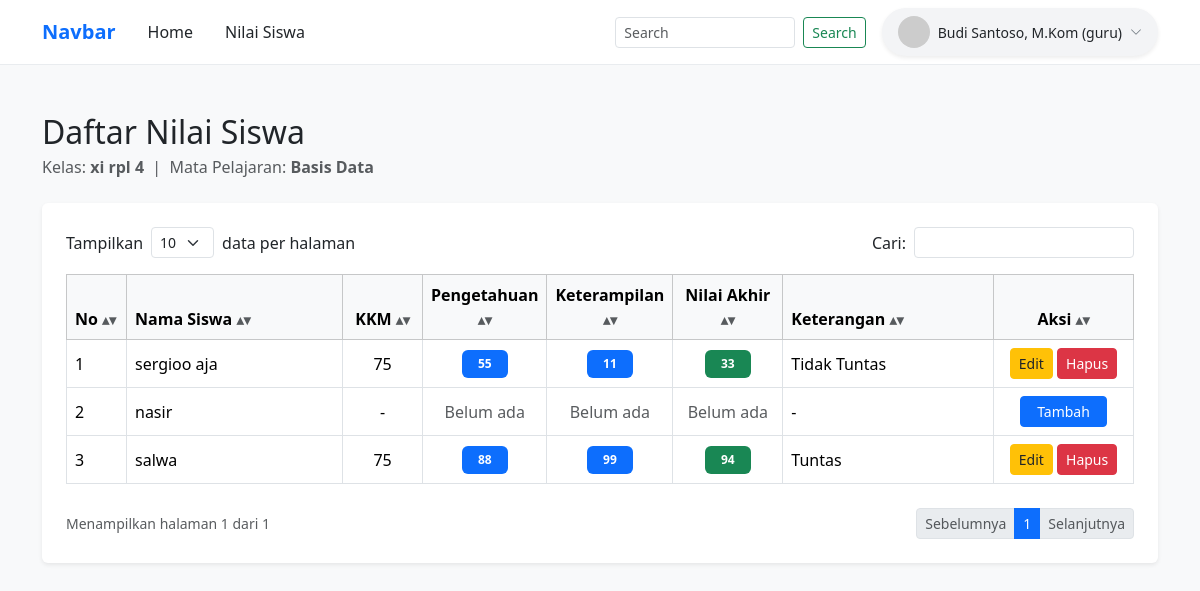
Screenshot of /daftar_nilai.php?kelas=xi+rpl+4&mapel_id=3 (signed in) with the database file from the repository.
### tables this page shows
CREATE TABLE `mapel` (
  `id` int(11) NOT NULL,
  `kode_mapel` varchar(10) NOT NULL,
  `nama_mapel` varchar(100) NOT NULL,
  `guru_id` int(11) DEFAULT NULL
);

CREATE TABLE `siswa` (
  `id` int(11) NOT NULL,
  `nis` varchar(10) NOT NULL,
  `nama` varchar(100) NOT NULL,
  `kelas` varchar(10) NOT NULL,
  `jenis_kelamin` enum('L','P') NOT NULL,
  `user_id` int(11) DEFAULT NULL
);

CREATE TABLE `nilai_rapor` (
  `id` int(11) NOT NULL,
  `siswa_id` int(11) NOT NULL,
  `mapel_id` int(11) NOT NULL,
  `nilai_kkm` int(11) DEFAULT 75,
  `nilai_pengetahuan` int(11) DEFAULT NULL,
  `nilai_keterampilan` int(11) DEFAULT NULL,
  `Keterangan` varchar(50) DEFAULT NULL
);

### daftar_nilai.php (the view, shortened to what this page needs)
<?php
require_once 'koneksi.php';
$kelas = $_GET['kelas'] ?? 'XII RPL 1';
$mapel_id = $_GET['mapel_id'] ?? 1;
$cari = $_GET['cari'] ?? '';
try {
    $stmtMapel = mysqli_prepare($koneksi, "SELECT nama_mapel FROM mapel WHERE id = ?");
    mysqli_stmt_bind_param($stmtMapel, "i", $mapel_id);
    mysqli_stmt_execute($stmtMapel);
    $resMapel = mysqli_stmt_get_result($stmtMapel);
    $mapel = mysqli_fetch_assoc($resMapel);
    $nama_mapel = $mapel['nama_mapel'] ?? 'Pemrograman Web dan Perangkat Bergerak';
} catch (Exception $e) {
    $nama_mapel = 'Pemrograman Web dan Perangkat Bergerak';
}
?>
<!DOCTYPE html>
<html lang="id">
<head>
    <link href="https://cdn.jsdelivr.net/npm/bootstrap@5.3.3/dist/css/bootstrap.min.css" rel="stylesheet">
    <link rel="stylesheet" href="https://cdn.jsdelivr.net/npm/bootstrap-icons@1.11.3/font/bootstrap-icons.min.css">
</head>
<body class="bg-light">
    <?php include 'navbar.php'; ?>
    <div class="container my-5">
        <h2 class="mb-1 fw-normal">Daftar Nilai Siswa</h2>
        <p class="text-muted mb-4">Kelas: <strong><?= htmlspecialchars($kelas); ?></strong> &nbsp;|&nbsp; Mata Pelajaran: <strong><?= htmlspecialchars($nama_mapel); ?></strong></p>
        <div class="card border-0 shadow-sm p-4 rounded bg-white">
            <div class="row mb-3 align-items-center">
                <div class="col-md-6 d-flex align-items-center">
                    <span class="me-2">Tampilkan</span>
                    <select class="form-select form-select-sm w-auto me-2">
                        <option value="10" selected>10</option>
                    </select>
                    <span>data per halaman</span>
                </div>
                <div class="col-md-6 d-flex justify-content-md-end align-items-center mt-3 mt-md-0">
                    <form method="GET" action="" class="d-flex align-items-center">
                        <label class="me-2">Cari:</label>
                        <input type="text" name="cari" class="form-control form-control-sm w-auto" value="<?= htmlspecialchars($cari); ?>">
                    </form>
                </div>
            </div>
            <div class="table-responsive">
                <table class="table table-bordered align-middle mb-0">
                    <thead class="table-light">
                        <tr>
                            <th style="width: 60px;">No <span class="text-muted small">&#x25B4;&#x25BE;</span></th>
                            <th>Nama Siswa <span class="text-muted small">&#x25B4;&#x25BE;</span></th>
                            <th style="width: 80px; text-align: center;">KKM <span class="text-muted small">&#x25B4;&#x25BE;</span></th>
                            <th style="width: 120px; text-align: center;">Pengetahuan <span class="text-muted small">&#x25B4;&#x25BE;</span></th>
                            <th style="width: 120px; text-align: center;">Keterampilan <span class="text-muted small">&#x25B4;&#x25BE;</span></th>
                            <th style="width: 110px; text-align: center;">Nilai Akhir <span class="text-muted small">&#x25B4;&#x25BE;</span></th>
                            <th>Keterangan <span class="text-muted small">&#x25B4;&#x25BE;</span></th>
                            <th style="width: 140px; text-align: center;">Aksi <span class="text-muted small">&#x25B4;&#x25BE;</span></th>
                        </tr>
                    </thead>
                    <tbody>
                        <?php
                        try {
                            if (!empty($cari)) {
                                $stmtSiswa = mysqli_prepare($koneksi, "SELECT * FROM siswa WHERE kelas = ? AND nama LIKE ?");
                                $cariParam = "%$cari%";
                                mysqli_stmt_bind_param($stmtSiswa, "ss", $kelas, $cariParam);
                            } else {
                                $stmtSiswa = mysqli_prepare($koneksi, "SELECT * FROM siswa WHERE kelas = ?");
                                mysqli_stmt_bind_param($stmtSiswa, "s", $kelas);
                            }
                            mysqli_stmt_execute($stmtSiswa);
                            $resSiswa = mysqli_stmt_get_result($stmtSiswa);
                            if (mysqli_num_rows($resSiswa) > 0) {
                                $no = 1;
                                while ($siswa = mysqli_fetch_assoc($resSiswa)) {
                                    $siswa_id = $siswa['id'] ?? null;
                                    $nama_siswa = $siswa['nama'] ?? 'Siswa';
                                    $stmtNilai = mysqli_prepare($koneksi, "SELECT * FROM nilai_rapor WHERE siswa_id = ? AND mapel_id = ?");
                                    mysqli_stmt_bind_param($stmtNilai, "ii", $siswa_id, $mapel_id);
                                    mysqli_stmt_execute($stmtNilai);
                                    $resNilai = mysqli_stmt_get_result($stmtNilai);
                                    $nilaiData = mysqli_fetch_assoc($resNilai);
                                    $ada_nilai = ($nilaiData !== null);
                                    $kkm = $nilaiData['nilai_kkm'] ?? 75;
                                    $pengetahuan = $nilaiData['nilai_pengetahuan'] ?? '-';
                                    $keterampilan = $nilaiData['nilai_keterampilan'] ?? '-';
                                    if ($ada_nilai && is_numeric($pengetahuan) && is_numeric($keterampilan)) {
                                        $nilai_akhir = round(($pengetahuan + $keterampilan) / 2);
                                    } else {
                                        $nilai_akhir = '-';
                                    }
                                    $keterangan = $nilaiData['Keterangan'] ?? '-';
                        ?>
                                    <tr>
                                        <td><?= $no++; ?></td>
                                        <td class="fw-medium"><?= htmlspecialchars($nama_siswa); ?></td>
                                        <td class="text-center"><?= $ada_nilai ? $kkm : '-'; ?></td>
                                        <td class="text-center">
                                            <?php if ($ada_nilai && is_numeric($pengetahuan)): ?>
                                                <span class="badge bg-primary px-3 py-2"><?= $pengetahuan; ?></span>
                                            <?php else: ?>
                                                <span class="text-muted">Belum ada</span>
                                            <?php endif; ?>
                                        </td>
                                        <td class="text-center">
                                            <?php if ($ada_nilai && is_numeric($keterampilan)): ?>
                                                <span class="badge bg-primary px-3 py-2"><?= $keterampilan; ?></span>
                                            <?php else: ?>
                                                <span class="text-muted">Belum ada</span>
                                            <?php endif; ?>
                                        </td>
                                        <td class="text-center">
                                            <?php if ($ada_nilai && is_numeric($nilai_akhir)): ?>
                                                <span class="badge bg-success px-3 py-2"><?= $nilai_akhir; ?></span>
                                            <?php else: ?>
                                                <span class="text-muted">Belum ada</span>
                                            <?php endif; ?>
                                        </td>
                                        <td><?= htmlspecialchars($keterangan); ?></td>
                                        <td class="text-center">
                                            <?php if ($ada_nilai): ?>
                                                <a href="edit_nilai.php?id=<?= $nilaiData['id']; ?>&mapel_id=<?= $mapel_id; ?>" class="btn btn-warning btn-sm text-dark px-2 py-1 fw-medium">Edit</a>
                                                <a href="hapus_nilai.php?id=<?= $nilaiData['id']; ?>&mapel_id=<?= $mapel_id; ?>" class="btn btn-danger btn-sm px-2 py-1 fw-medium" onclick="return confirm('Yakin ingin menghapus nilai ini?')">Hapus</a>
                                            <?php else: ?>
                                                <a href="input_nilai.php?siswa_id=<?= $siswa_id; ?>&kelas=<?= urlencode($kelas); ?>&mapel_id=<?= $mapel_id; ?>" class="btn btn-primary btn-sm px-3 py-1">Tambah</a>
                                            <?php endif; ?>
                                        </td>
                                    </tr>
                        <?php
                                }
                            } else {
                                echo '<tr><td colspan="8" class="text-center py-4 text-muted">Tidak ada data siswa di kelas ini.</td></tr>';
                            }
                        } catch (Exception $e) {
                            echo '<tr><td colspan="8" class="text-center py-4 text-danger">Gagal memuat data dari database.</td></tr>';
                        }
                        ?>
                    </tbody>
                </table>
            </div>
            <div class="row align-items-center mt-4">
                <div class="col-md-6 text-muted small">
                    Menampilkan halaman 1 dari 1
                </div>
                <div class="col-md-6 d-flex justify-content-md-end">
                    <nav>
                        <ul class="pagination pagination-sm mb-0">
                            <li class="page-item disabled"><a class="page-link" href="#">Sebelumnya</a></li>
                            <li class="page-item active"><a class="page-link" href="#">1</a></li>
                            <li class="page-item disabled"><a class="page-link" href="#">Selanjutnya</a></li>
                        </ul>
                    </nav>
                </div>
            </div>
        </div>
    </div>
</body>
</html>

### daftar_nilai.php (style rules this page uses)
body { background-color: #f8f9fa; }
.table th { font-weight: 600; }

### rows the page displays
mapel: nama_mapel "Basis Data"
siswa: nama "sergioo aja", nilai_rapor.nilai_kkm "75", nilai_rapor.nilai_pengetahuan "55", nilai_rapor.nilai_keterampilan "11", nilai_rapor.nilai_pengetahuan+nilai_keterampilan "33", nilai_rapor.Keterangan "Tidak Tuntas"
siswa: nama "nasir", shows "Belum ada", keterangan "-"
siswa: nama "salwa", nilai_rapor.nilai_kkm "75", nilai_rapor.nilai_pengetahuan "88", nilai_rapor.nilai_keterampilan "99", nilai_rapor.nilai_pengetahuan+nilai_keterampilan "94", nilai_rapor.Keterangan "Tuntas"

### other values shown
$nama_user "Budi Santoso, M.Kom"
$role_user ?: 'siswa' "guru"
$kelas "xi rpl 4"
